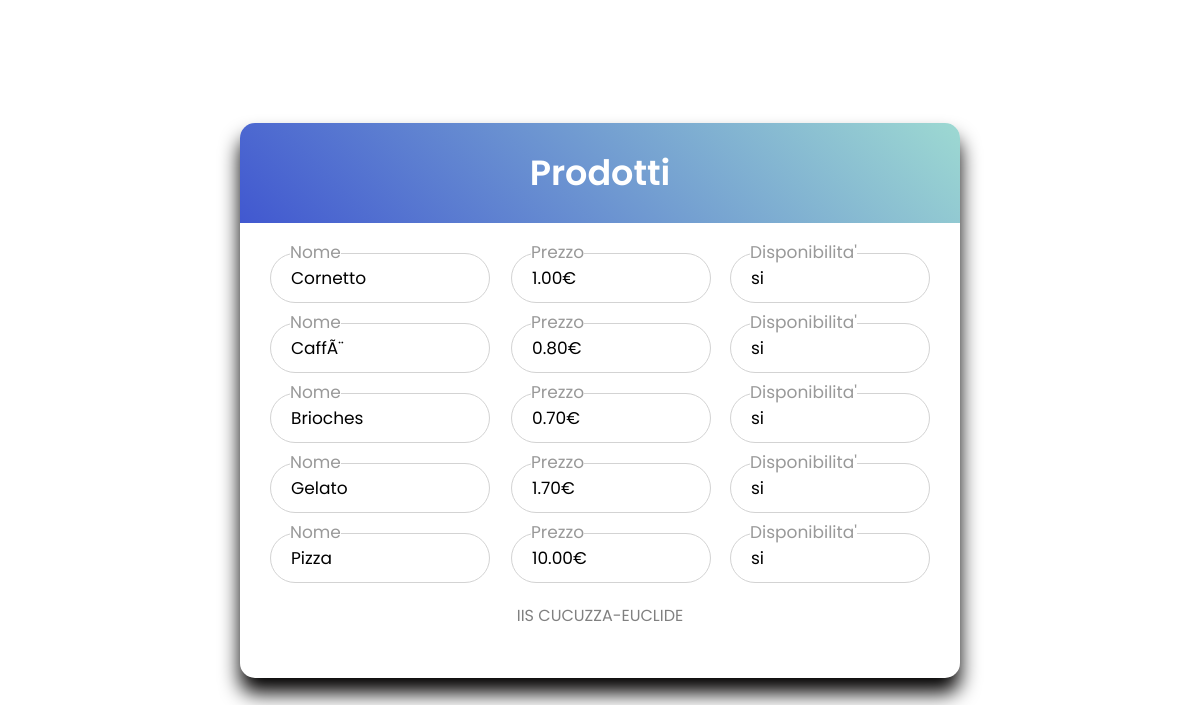
Page /ELECTRONIC_BAR/PHP_FILES/prodotti_bar.php (signed in) on the committed database.
### tables this page shows
CREATE TABLE `borsellino_prodotto` (
  `prodotto` varchar(255) NOT NULL,
  `prezzo` decimal(11,2) NOT NULL,
  `disponibile` int(1) NOT NULL,
  `id_prodotto` int(11) NOT NULL
);

### ELECTRONIC_BAR/PHP_FILES/prodotti_bar.php (the view, shortened to what this page needs)
<?php
require ("connessione.php");
$link = mysqli_connect($host, $user, $pass, $db);
$query = "SELECT borsellino_prodotto.* from borsellino_prodotto where id_prodotto != 3";
$result = mysqli_query($link, $query);
if (mysqli_num_rows($result)!=0)
{
 echo" <html lang='en' dir='ltr'>
  <head>
    <meta charset='utf-8'>
    <link rel='stylesheet' href='styles.css'>
        <div class='wrapper' style='width: 720px'>
    <title> BAR - Transazioni  </title>
  </head>
  <body>
  <div class='title'> Prodotti </div>
    <form>";
     while($row = mysqli_fetch_assoc($result))
  {
      if($row["disponibile"]==1)
        $dis = 'si';
              echo "
              <div class='field' style='width: 200px; float: right; margin-left: 19px;'>";
        echo "<input type='text' value='" . $dis."' readonly>
        <a><label style='transform: translateY(-150%); background-color : white' >Disponibilita'</label></a>
        </div>
        <div class='field' style='width: 200px; float: right; margin-left: 19px;'>
        <input type='text' value='".($row["prezzo"])."\xE2\x82\xAc' readonly style='border-color :'></a>
        <a><label style='transform: translateY(-150%); background-color : white' >Prezzo</label></a>
        </div>
        <div class='field' style='width: 220px;'>
        <a href='modifica_prodotti.php?id=".$row["id_prodotto"]."'><input type='text' value='" .$row["prodotto"]."' readonly>
          <a><label style='transform: translateY(-150%); background-color : white' >Nome</label></a>
        </div>
";
  }
  echo"
<div class='signup-link'>
<a href='https://www.iiscucuzzaeuclide.edu.it/'> <p style='color:grey'> IIS CUCUZZA-EUCLIDE </p> </a>
</div>
<div>
</form>
</body>
</html>";
}
?>

### ELECTRONIC_BAR/PHP_FILES/styles.css (style rules this page uses)
* { margin: 0; padding: 0; box-sizing: border-box; font-family: 'Poppins', sans-serif; }
html,body { display: grid; height: 100%; width: 100%; place-items: center; background: #fff; }
.wrapper { width: 380px; background: #ffff; border-radius: 15px; box-shadow: 0px 15px 20px rgba(2,1,1,1.1); }
.wrapper .title { font-size: 35px; font-weight: 600; text-align: center; line-height: 100px; color: #ffff; user-select: none; border-radius: 15px 15px 0 0; background: linear-gradient(-135deg, #9DD9D2, #4158d0); }
.wrapper form { padding: 10px 30px 50px 30px; }
.wrapper form .field { height: 50px; width: 100%; margin-top: 20px; position: relative; }
.wrapper form .field input { height: 100%; width: 100%; outline: none; font-size: 17px; padding-left: 20px; border: 1px solid lightgrey; border-radius: 25px; transition: all 0.3s ease; }
.wrapper form .field label { position: absolute; top: 50%; left: 20px; color: #999999; font-weight: 400; font-size: 17px; pointer-events: none; transform: translateY(-50%); }
form .signup-link { color: #262626; margin-top: 20px; text-align: center; }
form .pass-link a, form .signup-link a { color: #4158d0; text-decoration: none; }

### rows in the picture
borsellino_prodotto: disponibile "si", prezzo "1.00€", prodotto "Cornetto"
borsellino_prodotto: disponibile "si", prezzo "0.80€", prodotto "CaffÃ¨"
borsellino_prodotto: disponibile "si", prezzo "0.70€", prodotto "Brioches"
borsellino_prodotto: disponibile "si", prezzo "1.70€", prodotto "Gelato"
borsellino_prodotto: disponibile "si", prezzo "10.00€", prodotto "Pizza"
